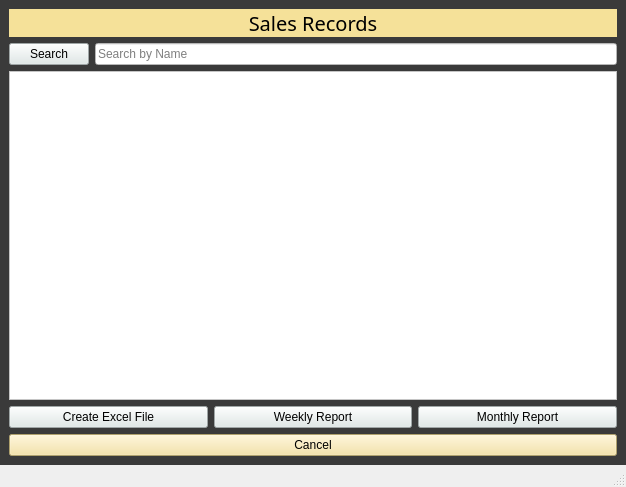
<?xml version="1.0" encoding="UTF-8"?>
<ui version="4.0">
 <class>MainWindow</class>
 <widget class="QMainWindow" name="MainWindow">
  <property name="geometry">
   <rect>
    <x>0</x>
    <y>0</y>
    <width>626</width>
    <height>487</height>
   </rect>
  </property>
  <property name="windowTitle">
   <string>Customer Records</string>
  </property>
  <widget class="QWidget" name="centralwidget">
   <property name="styleSheet">
    <string notr="true">background-color: rgb(25, 25, 25);
background-color: rgb(58, 58, 58);</string>
   </property>
   <layout class="QGridLayout" name="gridLayout_2">
    <item row="0" column="0">
     <layout class="QGridLayout" name="gridLayout">
      <item row="0" column="0">
       <layout class="QVBoxLayout" name="verticalLayout">
        <item>
         <layout class="QFormLayout" name="formLayout">
          <item row="0" column="0" colspan="2">
           <widget class="QLabel" name="label">
            <property name="font">
             <font>
              <family>Impact</family>
              <pointsize>15</pointsize>
             </font>
            </property>
            <property name="styleSheet">
             <string notr="true">background-color:#f5e199;
</string>
            </property>
            <property name="text">
             <string>Sales Records</string>
            </property>
            <property name="alignment">
             <set>Qt::AlignCenter</set>
            </property>
           </widget>
          </item>
          <item row="1" column="0">
           <widget class="QPushButton" name="pushButton">
            <property name="styleSheet">
             <string notr="true">background-color: rgb(253, 251, 132);
background-color: #dfe9e8;
</string>
            </property>
            <property name="text">
             <string>Search</string>
            </property>
           </widget>
          </item>
          <item row="1" column="1">
           <widget class="QLineEdit" name="lineEdit">
            <property name="styleSheet">
             <string notr="true">background-color: rgb(255, 255, 255);</string>
            </property>
            <property name="placeholderText">
             <string>Search by Name</string>
            </property>
           </widget>
          </item>
          <item row="2" column="0" colspan="2">
           <widget class="QTableWidget" name="tblSales">
            <property name="styleSheet">
             <string notr="true">background-color: rgb(255, 255, 255);</string>
            </property>
           </widget>
          </item>
          <item row="4" column="0" colspan="2">
           <widget class="QPushButton" name="btnCancel">
            <property name="styleSheet">
             <string notr="true">font: 75 9pt &quot;Nirmala UI&quot;;
background-color:#f5e199;</string>
            </property>
            <property name="text">
             <string>Cancel</string>
            </property>
           </widget>
          </item>
          <item row="3" column="0" colspan="2">
           <layout class="QHBoxLayout" name="horizontalLayout">
            <item>
             <widget class="QPushButton" name="btnExcel">
              <property name="styleSheet">
               <string notr="true">background-color: rgb(253, 251, 132);
background-color: #dfe9e8;
</string>
              </property>
              <property name="text">
               <string>Create Excel File</string>
              </property>
             </widget>
            </item>
            <item>
             <widget class="QPushButton" name="btnWeekly">
              <property name="styleSheet">
               <string notr="true">background-color: rgb(253, 251, 132);
background-color: #dfe9e8;
</string>
              </property>
              <property name="text">
               <string>Weekly Report</string>
              </property>
             </widget>
            </item>
            <item>
             <widget class="QPushButton" name="btnMonthly">
              <property name="styleSheet">
               <string notr="true">background-color: rgb(253, 251, 132);
background-color: #dfe9e8;
</string>
              </property>
              <property name="text">
               <string>Monthly Report</string>
              </property>
             </widget>
            </item>
           </layout>
          </item>
         </layout>
        </item>
       </layout>
      </item>
     </layout>
    </item>
   </layout>
  </widget>
  <widget class="QMenuBar" name="menubar">
   <property name="geometry">
    <rect>
     <x>0</x>
     <y>0</y>
     <width>626</width>
     <height>26</height>
    </rect>
   </property>
  </widget>
  <widget class="QStatusBar" name="statusbar"/>
 </widget>
 <resources/>
 <connections/>
</ui>
